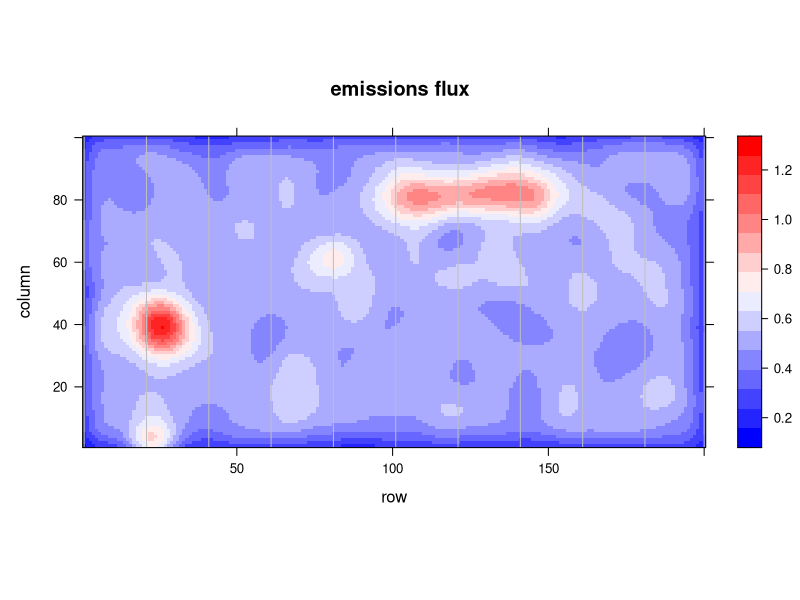
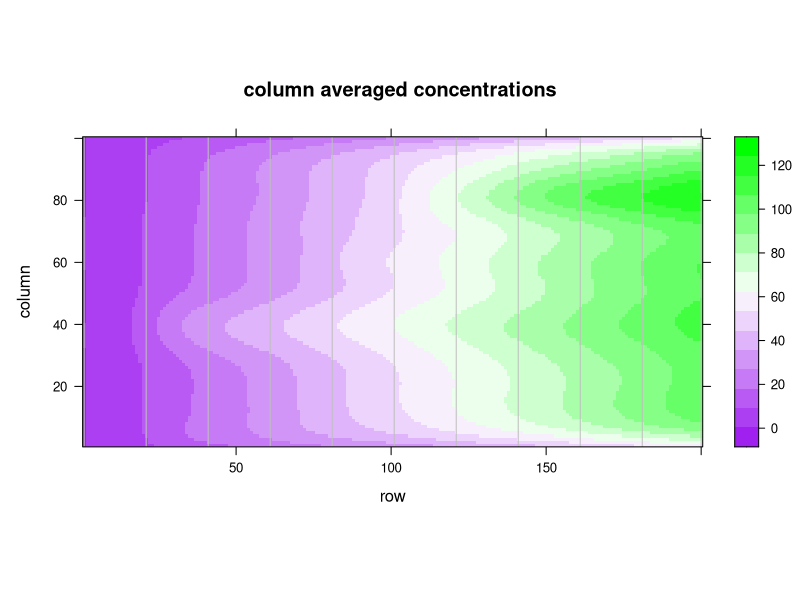
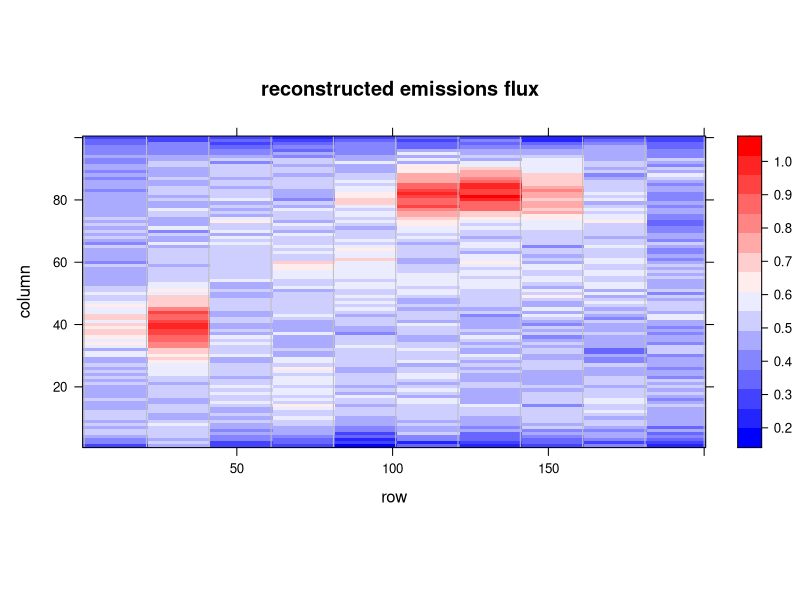

The R source for these figures, in order:
# emitter_mapper
# Copyright 2017 Thomas E. Barchyn
# Contact: Thomas E. Barchyn [tbarchyn@gmail.com]

# This program is free software: you can redistribute it and/or modify
# it under the terms of the GNU General Public License as published by
# the Free Software Foundation, either version 3 of the License, or
# (at your option) any later version.

# This program is distributed in the hope that it will be useful,
# but WITHOUT ANY WARRANTY; without even the implied warranty of
# MERCHANTABILITY or FITNESS FOR A PARTICULAR PURPOSE.  See the
# GNU General Public License for more details.

# Please familiarize yourself with the license of this tool, available
# in the distribution with the filename: /docs/license.txt
# You should have received a copy of the GNU General Public License
# along with this program.  If not, see <http://www.gnu.org/licenses/>.

library (spatstat)
library (lattice)

#############################################################
# parameters
# model space parameters
dim_dw <- 200
dim_cw <- 100

# flux measurement
survey_dist <- 20
survey_locs <- seq (1, dim_dw, survey_dist)
survey_locs <- c(survey_locs, dim_dw)

#############################################################
# create a fake emissions surface with some random hot spots
vals <- rnorm (dim_dw * dim_cw, mean = 0.2, sd = 1)
vals[vals < 0] <- 0
em <- matrix (vals, nrow = dim_dw, ncol = dim_cw)
em[20:31, 34:45] <- 1.8
em[80:83, 60:63] <- 3.0
em[20:25, 1:3] <- 5.0
em[100:150, 80:83] <- 1.9
em <- blur (as.im(em), sigma = 5, bleed = TRUE)
em <- as.matrix (em)
levelplot (em, 
           panel = function (...) {
               panel.levelplot (...)
               panel.abline (v = survey_locs, col = 'grey')
           },
           col.regions = colorRampPalette(c('blue', 'white', 'red'))(100),
           main = 'emissions flux'
           )

#############################################################
# plot accumulation downwind
emc <- apply (em, cumsum, MARGIN = 2)
levelplot (emc, 
           panel = function (...) {
               panel.levelplot (...)
               panel.abline (v = survey_locs, col = 'grey')
           },
           col.regions = colorRampPalette(c('purple', 'white', 'green'))(100),
           main = 'column averaged concentrations'
           )

#############################################################
# extract flux planes and create measured flux planes
num_planes <- length (survey_locs)
real_flux_planes <- matrix(NA, nrow = num_planes, ncol = dim_cw)
for (i in 1:num_planes) {
    real_flux_planes[i, ] <- emc[survey_locs[i], ]
}

# slightly obsfucate the real flux planes to represent measurement error
meas_flux_planes <- real_flux_planes + rnorm (num_planes * length (real_flux_planes[1,]),
                                              mean = 0, sd = 0.5)
meas_flux_planes[meas_flux_planes < 0] <- 0.0

#############################################################
# reconstruct area emissions
em_meas <- em * NA
for (j in num_planes:2) {
    enhancement <- meas_flux_planes[j, ] - meas_flux_planes[j-1, ]
    for (i in 1:dim_cw) {
        survey_dist <- survey_locs[j] - survey_locs[j-1]
        em_meas[survey_locs[j]:survey_locs[j-1], i] <- enhancement[i] / survey_dist
    }
}

levelplot (em_meas, 
           panel = function (...) {
               panel.levelplot (...)
               panel.abline (v = survey_locs, col = 'grey')
           },
           col.regions = colorRampPalette(c('blue', 'white', 'red'))(100),
           main = 'reconstructed emissions flux'
)
